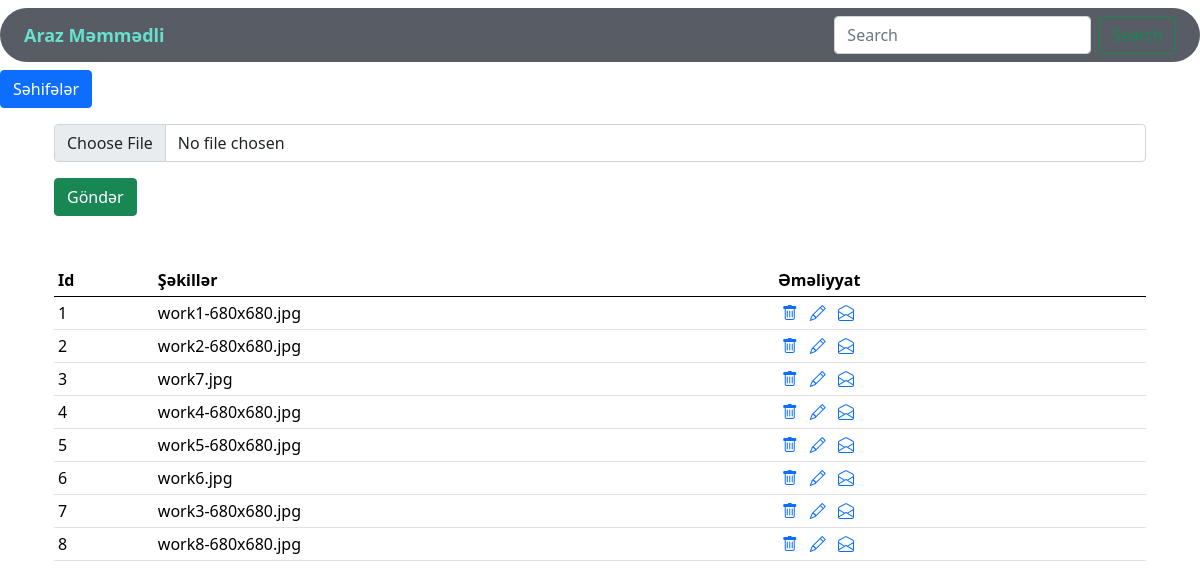
Screenshot of /admin/portfolio/images/ with the database file from the repository.
### app/models.py (models this page shows)
class PortfolioImages(db.Model):
    __tablename__='portfolio_images'
    id = db.Column(db.Integer, primary_key=True)
    p_img = db.Column(db.String(200))
    p_posts = db.relationship('Portfolio', backref='portfolio_images')

### admin/portfolio_routes.py (the view, shortened to what this page needs)
@portfolio_bp.route('/admin/portfolio/images/',methods=['GET','POST'])
def portfolio_images():
    portfolioImagesForm=PortfolioImagesForm()
    t_images=PortfolioImages.query.all()
    return render_template('admin/portfolio_images.html',form=portfolioImagesForm,t_images=t_images)

### admin/forms.py
class PortfolioImagesForm(FlaskForm):
    p_img=FileField('p_img')
    p_submit=SubmitField()

### admin/templates/admin/portfolio_images.html
{% extends 'admin/base.html' %}
{% block content %}
<section id="portfolio-images-form">
    <div class="container">
        <div class="row">
            <div class="col-12">
                <form action="/admin/portfolio/images/" method="POST" enctype="multipart/form-data">
                    <div class="form-group mt-3">
                        {{form.p_img(class='form-control')}}
                    </div>
                    <div class="form-group mt-3">
                        {{form.p_submit(class='btn btn-success',value='Göndər')}}
                    </div>
                </form>
            </div>
        </div>
    </div>
</section>
<section id="portfolio-images-table">
    <div class="container mt-5">
        <table class="table table-sm">
            <thead>
                <tr>
                    <th scope="col">Id</th>
                    <th scope="col">Şəkillər</th>
                    <th scope="col">Əməliyyat</th>
                  </tr>
            </thead>
            <tbody>
                {% for t_image in t_images %}
                <tr>
                    <td>{{t_image.id}}</td>
                    <td>{{t_image.p_img}}</td>
                    <td>
                        <a href="/portfolio/images/delete/{{t_image.id}}"><i class="bi bi-trash mx-1"></i></a>
                        <a href=""><i class="bi bi-pencil mx-1"></i></a>
                        <a href=""><i class="bi bi-envelope-open mx-1"></i></a>
                    </td>
                  </tr>
                {% endfor %}
            </tbody>
          </table>
    </div>
</section>
{% endblock  %}

### rows the page displays
PortfolioImages: id "1", p_img "work1-680x680.jpg"
PortfolioImages: id "2", p_img "work2-680x680.jpg"
PortfolioImages: id "3", p_img "work7.jpg"
PortfolioImages: id "4", p_img "work4-680x680.jpg"
PortfolioImages: id "5", p_img "work5-680x680.jpg"
PortfolioImages: id "6", p_img "work6.jpg"
PortfolioImages: id "7", p_img "work3-680x680.jpg"
PortfolioImages: id "8", p_img "work8-680x680.jpg"
